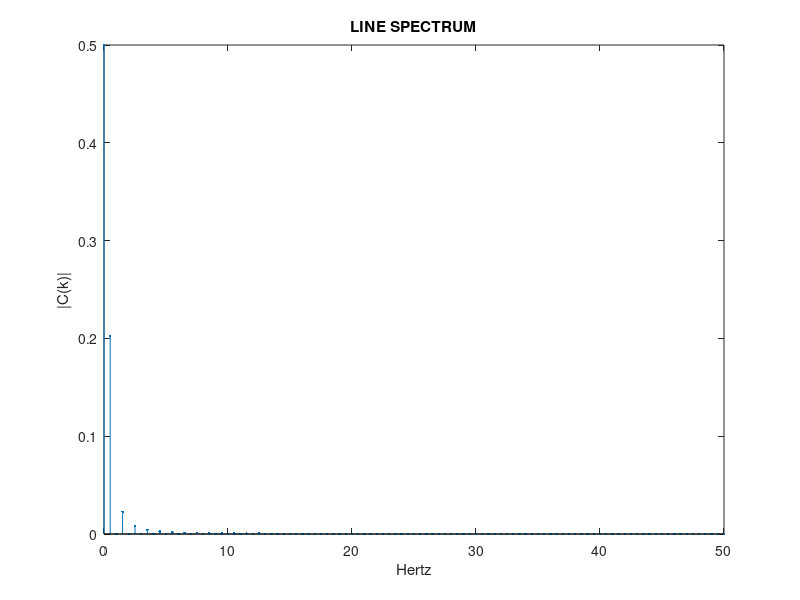
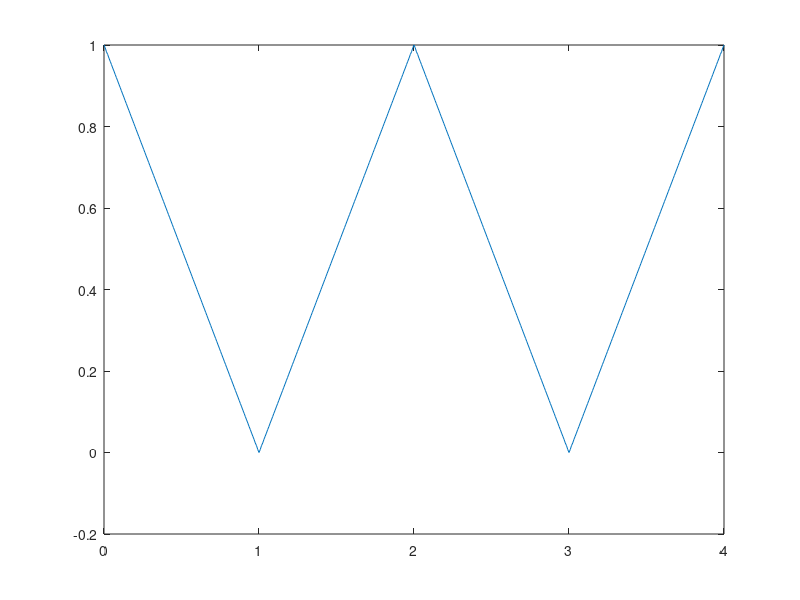

Recreate these plots in MATLAB, in order.
% NUMERICAL COMPUTATION OF FOURIER SERIES COEFFICIENTS
% Triangular wave and Line spectrum of coefficients
% approximate the integral as a summation

T = 2;                    % PERIOD
wo = 2*pi/T;

M = 200;                  % DISCRETIZATION OF THE TIME AXIS
delT = T/M;
t = [0:delT:T-delT];      % TIME AXIS


% TWO VERSIONS OF TRIANGLE SIGNALS

% Triangle Wave using Sawtooth function with 50% symmetry
% x = abs( sawtooth ((pi * (t) / 2), 0.5) );  

% Triangular Wave Samples using mod (remainder of t / 2)
% Since t is increasing from 0 to T*1.99, remainder follows triangle wave
%   pattern since wrap around after t passes multiples of 2
x = abs(mod(t,2)-1);    


N = 100;                   % COMPUTE FS COEFFICIENTS C(0)...C(N)
J = sqrt(-1);
c = zeros(1,N+1);         % COMPUTE C(k) WITH A SUM in the for loop
c(1) = 1/T * delT * sum(x);

for k = 1:N
    c(k+1) = 1/T * delT * sum(x .* exp(-J*k*wo*[0:M-1]*delT));
    % note: because Matlab indexing begins with 1 instead of 0,
    % it is necessary to add 1 to the index. c(k+1) means 'c(k)'!
end

% NOTE: C(-k) = conj(C(k)) because x(t) is a REAL signal.
% Therefore only compute c(k) for k >= 0.

figure(1)                 % PLOT THE LINE SPECTRUM
stem([0:N]/T,abs(c),'.')  % (THE LINE SPECTRUM IS A PLOT OF C(K))
xlabel('Hertz')
ylabel('|C(k)|')
title('LINE SPECTRUM')

t = [0:500]/500*2*T;       % PLOT TWO PERIODS OF THE SIGNAL
y = c(1) * ones(size(t));  % SYNTHESIZED NUMERICALLY

for k = 1:N                % OBTAINED FS COEFFICIENTS
    y = y + c(k+1)*exp(J*k*wo*t) + conj(c(k+1))*exp(-J*k*wo*t);
end
figure(2)
plot(t,real(y));
